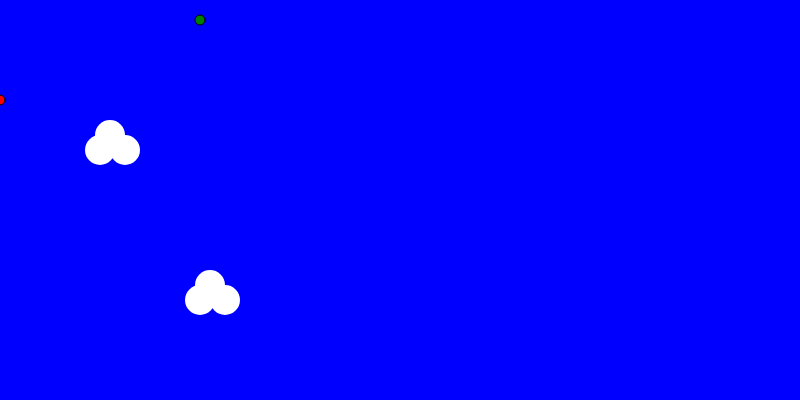
Frame 1 (no input)
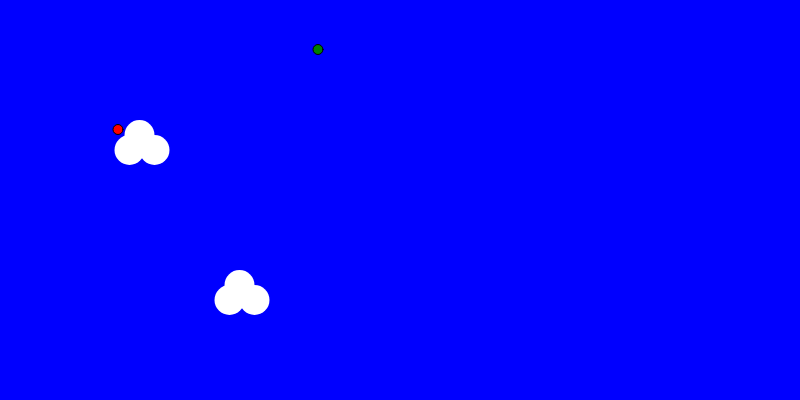
Frame 60 (no input)
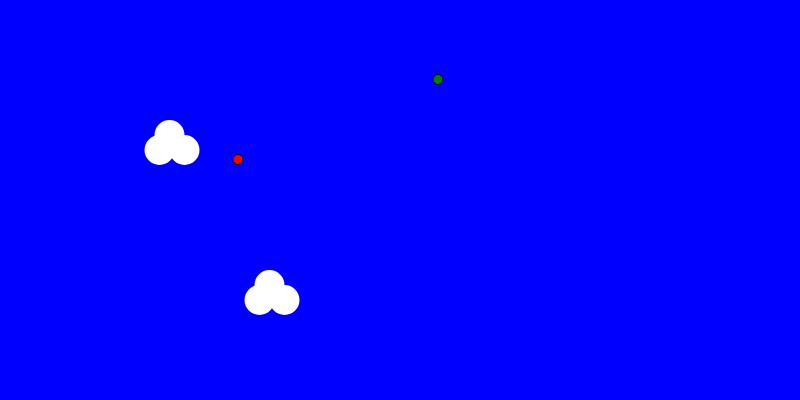
Frame 120 (the mouse pressed at the canvas centre since frame 60)

The p5.js sketch that drew these frames (run headless with seeded random() and noise() and a simulated clock; from frame 60 on, the mouse is pressed at the canvas centre):

// p5.js sketch
// ── sketch.js
//create a variable to hold one ball
let b;
let anotherBall;
let cloud1;
let cloud2;

function setup() {
  createCanvas(800, 400);
  b = new Ball(0, 100,"red"); //make a new ball from the Ball class and call it b.
  anotherBall = new Ball(200,20,"green");
  cloud1 = new Cloud(100,150);
  cloud2 = new Cloud(200,300);
}


function draw(){
	background("blue");
    b.drawBall(); //draw the ball called b (go look in the Ball class for the drawBall function)
    b.moveBall(); //move the ball called b (go look in the Ball class for the moveBall function)
    anotherBall.drawBall();
    anotherBall.moveBall();
    cloud1.drawCloud();
    cloud1.moveCloud();
    cloud2.drawCloud();
    cloud2.moveCloud();

}


//ball class from which to create new balls with similar properties.
class Ball {

	constructor(x,y,color){ //every ball needs an x value and a y value
		    this.x = x;
    		this.y = y;
        this.color = color;
	}
	drawBall(){  // draw a ball on the screen at x,y
    		stroke(0);
    		fill(this.color);
		    ellipse(this.x,this.y,10,10);
	}
	moveBall(){ //update the location of the ball, so it moves across the screen
		this.x = this.x+2;
		this.y = this.y+.5;
	}
}

class Cloud {

	constructor(x,y){
    		this.x = x;
        this.y = y;

	}
	drawCloud(){
    		noStroke();
    		fill(255);
		    ellipse(this.x, this.y, 30, 30);
        ellipse(this.x + 25, this.y, 30, 30);
        ellipse(this.x + 10, this.y - 15, 30, 30);
	}
  moveCloud(){
    this.x = this.x + 0.5
  }
}
